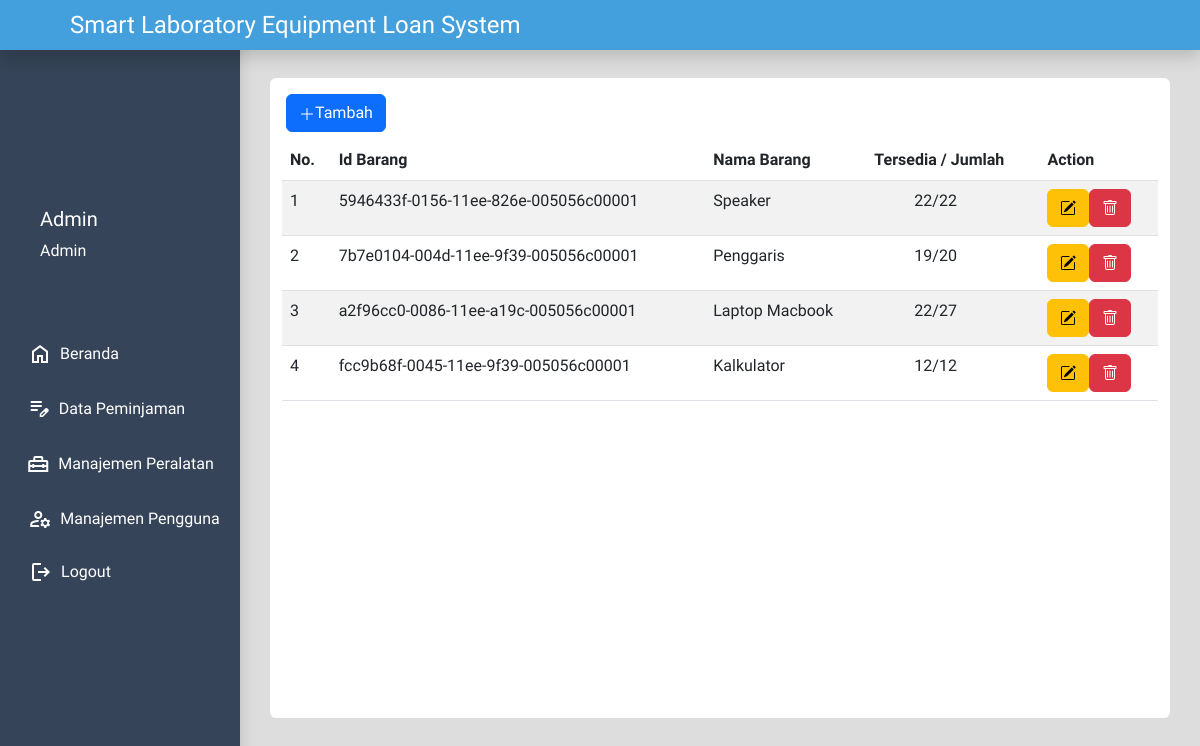
Page /invman/index.php (signed in) on the committed database.
### tables this page shows
CREATE TABLE `barang` (
  `id_barang` varchar(255) NOT NULL,
  `image_barang` blob NOT NULL,
  `nama_barang` varchar(255) NOT NULL,
  `jumlah` int(11) NOT NULL,
  `tersedia` int(11) NOT NULL
);

### invman/index.php (the view, shortened to what this page needs)
<!DOCTYPE html>
<html lang="en">
<head>
      <link href="https://cdn.jsdelivr.net/npm/bootstrap@5.3.0-alpha3/dist/css/bootstrap.min.css" rel="stylesheet">
</head>
<body class="" style="background-color: #ddd;">
      <div class="container-fluid">
            <div class="bar fixed-top shadow d-flex justify-content-between align-items-center" style="height: 50px; " data-bs-theme="dark">
                  <h4 class=" text-white mt-2">Smart Laboratory Equipment Loan System</h4>
            </div>
            <div class=" row mt-5">
                  <div class="col-3 menu-dashboard rounded-end shadow d-flex justify-content-center flex-column align-content-between" style="margin-top:-60px; min-height: 102vh;">
                        <div class="d-flex flex-column justify-content-center  navigasi ">
                              <div style="margin-left:40px" class="pt-3 mb-5 ">
                                    <?php
                                    if (isset($_SESSION['user'])) : ?>
                                          <h5>
                                                <?php echo $_SESSION['user'] ?>
                                          </h5>
                                          <p>
                                                <?php echo $_SESSION['role'] ?>
                                          </p>
                                    <?php endif ?>
                              </div>
                              <div class="btn fitur d-flex justify-content-center align-items-center" style="padding-right: 105px;width:100%;"><span class="text-white  material-symbols-outlined">
                                    </span><a class="text-white align-items-center" href="">&#160;&#160;Beranda</a></div>
                              <?php
                              if (isset($_SESSION['user'])) { ?>
                                    <div class="btn fitur d-flex justify-content-center align-items-center" style="padding-right: 40px"><span class="text-white  material-symbols-outlined">
                                          </span><a class="text-white align-items-center" href="../peminjaman/">&#160;&#160;Data Peminjaman</a></div>
                                    <div class="btn fitur d-flex justify-content-center align-items-center"><span class="text-white  material-symbols-outlined">
                                          </span><a class="text-white align-items-center" href="../invman/">&#160;&#160;Manajemen Peralatan</a></div>
                                    <div class="btn fitur d-flex justify-content-center align-items-center">&#160;&#160;<span class="text-white  material-symbols-outlined">
                                          </span><a class="text-white align-items-center" href="../userman/">&#160;&#160;Manajemen Pengguna</a></div>
                                    <form method="post" class="d-flex justify-content-center fitur" style="padding-right: 100px">
                                          <button name="logout" type="submit" formaction="../logout.php" class=" btn text-white d-flex align-items-center justify-content-center" style="border-radius:0px; height:50px;width: 100%;">
                                                <span class="material-symbols-outlined">
                                                </span>&#160;&#160;Logout
                                          </button>
                                    </form>
                              <?php } else if (!(isset($_SESSION['user']))) { ?>
                                    <div method="post" class="d-flex justify-content-center fitur" style="padding-right: 100px">
                                          <a name="login" type="submit" class=" btn text-white d-flex align-items-center justify-content-center" style="border-radius:0px; height:50px;width: 100%;" href="../proyek/login/">
                                                <span class="material-symbols-outlined">
                                                      logout
                                                </span>&#160;&#160;Login
                                          </a>
                                    </div>
                              <?php } ?>
                        </div>
                  </div>
                  <div class="col-9  ms-auto me-auto bg-white rounded-2 pt-3 " style="max-height:80vh; margin-top: 30px;">
                        <div class="d-flex align-items-center  justify-content-between ps-1 pe-4 mb-2">
                              <button class="btn-primary btn"><svg xmlns="http://www.w3.org/2000/svg" width="16" height="16" fill="currentColor" class="bi bi-plus-lg" viewBox="0 0 16 16">
                                          <path fill-rule="evenodd" d="M8 2a.5.5 0 0 1 .5.5v5h5a.5.5 0 0 1 0 1h-5v5a.5.5 0 0 1-1 0v-5h-5a.5.5 0 0 1 0-1h5v-5A.5.5 0 0 1 8 2Z" />
                                    </svg><a href="form.php" class="text-white">Tambah</a>
                              </button>
                        </div>
                        <div class="table-view overflow-auto" style="height:80%;">
                              <table class="table table-striped ">
                                    <tr>
                                          <thead>
                                                <th scope="col">No.</th>
                                                <th scope="col">Id Barang</th>
                                                <th scope="col">Nama Barang</th>
                                                <th scope="col">Tersedia / Jumlah</th>
                                                <th scope="col" class="ms-5">Action</th>
                                    </tr>
                                    <tbody>
                                          <?php
                                          include '../connection.php';
                                          $connect->exec("USE proyek");
                                          $query = "SELECT * FROM barang";
                                          $statement = $connect->prepare($query);
                                          $statement->execute();
                                          $users = $statement->fetchAll();
                                          $i = 1;
                                          foreach ($users as $barang) {  ?>
                                                <tr>
                                                      <td><?php echo $i; ?></td>
                                                      <td><?php echo $barang['id_barang']; ?></td>
                                                      <td><?php echo $barang['nama_barang']; ?></td>
                                                      <td class="ps-5"><?php echo $barang['tersedia'] . '/' . $barang['jumlah'] ?></td>
                                                      <td class="d-flex justify-content-start">
                                                            <form method="GET" action="update.php">
                                                                  <button class="btn btn-warning" name="update" value="<?= $barang['id_barang']; ?>"></button>
                                                            </form>
                                                            <form method="POST" action="">
                                                                  <button class="btn btn-danger" name="delete">
                                                                  </button>
                                                            </form>
                                                      </td>
                                                </tr>
                                          <?php $i++;
                                          } ?>
                                    </tbody>
                              </table>
                        </div>
                  </div>
            </div>
</body>
</html>

### invman/index.php (style rules this page uses)
*, *:before, *:after { box-sizing: border-box; margin: 0; padding: 0; }
a { text-decoration: none; }
body { font-family: 'Viga'; background: #f7f7f7; }
.table-view { height: 300px; }
table { max-height: 300px; }
.menu-dashboard { background-color: #354458; width: 20%; position: sticky; color: white; padding: 0px; padding-top: -30px; }
.bar { background-color: #44a0dc; z-index: 999; padding-right: 70px; padding-left: 70px; }
.fitur { height: 55px; border-radius: 0px; width: 100%; }
.fitur a { font-size: 16px; }

### rows in the picture
barang: id_barang "5946433f-0156-11ee-826e-005056c00001", nama_barang "Speaker", tersedia "22", jumlah "22"
barang: id_barang "7b7e0104-004d-11ee-9f39-005056c00001", nama_barang "Penggaris", tersedia "19", jumlah "20"
barang: id_barang "a2f96cc0-0086-11ee-a19c-005056c00001", nama_barang "Laptop Macbook", tersedia "22", jumlah "27"
barang: id_barang "fcc9b68f-0045-11ee-9f39-005056c00001", nama_barang "Kalkulator", tersedia "12", jumlah "12"

### other values in the picture
$_SESSION['user'] "Admin"
$_SESSION['role'] "Admin"
